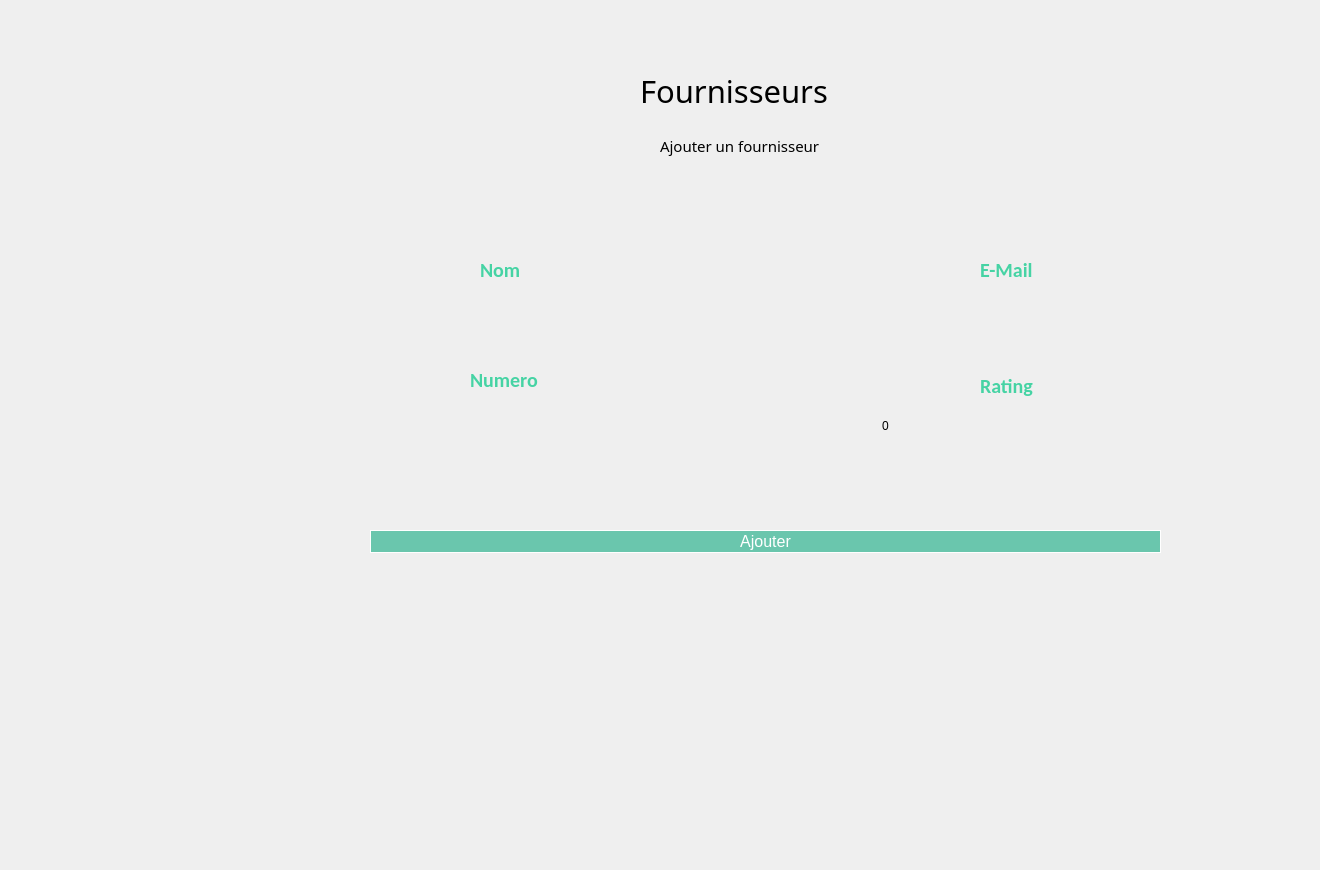
    <widget class="QWidget" name="page_23">
     <widget class="QLabel" name="label_424">
      <property name="geometry">
       <rect>
        <x>-10</x>
        <y>-30</y>
        <width>1311</width>
        <height>861</height>
       </rect>
      </property>
      <property name="text">
       <string/>
      </property>
      <property name="pixmap">
       <pixmap>../../Desktop/anglais/projet c++ design/bg2.png</pixmap>
      </property>
      <property name="scaledContents">
       <bool>true</bool>
      </property>
     </widget>
     <widget class="QLineEdit" name="lineEdit_mail">
      <property name="geometry">
       <rect>
        <x>880</x>
        <y>299</y>
        <width>261</width>
        <height>31</height>
       </rect>
      </property>
      <property name="styleSheet">
       <string notr="true"> background-color: Transparent;
 border: none;</string>
      </property>
     </widget>
     <widget class="QPushButton" name="pb_ajouter">
      <property name="geometry">
       <rect>
        <x>370</x>
        <y>530</y>
        <width>791</width>
        <height>23</height>
       </rect>
      </property>
      <property name="styleSheet">
       <string notr="true">QPushButton{
line-height: 1;
    color: #ffffff;
    background-color: #6ac6ad;
    background-clip: padding-box;
	border: 1px solid #ffffff;
    font-weight: 400;
	font-size: 16px;
    padding: 0.875rem 1.375rem;
}
QPushButton:hover{
	border: 1px solid #f75454;
 color: #f75454;
    background-color: #ffffff;

}
</string>
      </property>
      <property name="text">
       <string>Ajouter</string>
      </property>
     </widget>
     <widget class="QLineEdit" name="lineEdit_num_2">
      <property name="geometry">
       <rect>
        <x>390</x>
        <y>410</y>
        <width>261</width>
        <height>31</height>
       </rect>
      </property>
      <property name="styleSheet">
       <string notr="true"> background-color: Transparent;
 border: none;</string>
      </property>
     </widget>
     <widget class="QLineEdit" name="lineEdit_nom_2">
      <property name="geometry">
       <rect>
        <x>390</x>
        <y>300</y>
        <width>261</width>
        <height>31</height>
       </rect>
      </property>
      <property name="styleSheet">
       <string notr="true"> background-color: Transparent;
 border: none;</string>
      </property>
     </widget>
     <widget class="QSpinBox" name="spinBox">
      <property name="geometry">
       <rect>
        <x>880</x>
        <y>410</y>
        <width>261</width>
        <height>31</height>
       </rect>
      </property>
      <property name="styleSheet">
       <string notr="true"> background-color: Transparent;
 border: none;</string>
      </property>
      <property name="maximum">
       <number>10</number>
      </property>
     </widget>
     <widget class="QPushButton" name="four">
      <property name="geometry">
       <rect>
        <x>30</x>
        <y>380</y>
        <width>211</width>
        <height>91</height>
       </rect>
      </property>
      <property name="styleSheet">
       <string notr="true">QPushButton {
	font-weight: 500;
	text-align: center;
    vertical-align: middle;
	background-color: transparent;
	padding: 5px 15px 15px 20px;
    color: #fff;
	font-size: 11px;
	border : 0;
	border-right: 3px solid transparent;
 	background-position: center top;
    background-repeat: no-repeat;
    background-origin: content;
    background-image: url(&quot;C:/Users/hp/Desktop/anglais/projet c++ design/fournisseur1.png&quot;);
}

QPushButton:hover {
	color: #ffffff;
	font-weight: 500;
	background-image: url(&quot;C:/Users/hp/Desktop/anglais/projet c++ design/fournisseur2.png&quot;);
}</string>
      </property>
      <property name="text">
       <string/>
      </property>
     </widget>
     <widget class="QPushButton" name="pushButton_10">
      <property name="geometry">
       <rect>
        <x>50</x>
        <y>280</y>
        <width>191</width>
        <height>81</height>
       </rect>
      </property>
      <property name="styleSheet">
       <string notr="true">QPushButton {
	font-weight: 500;
	text-align: center;
    vertical-align: middle;
	background-color: transparent;
	padding: 5px 15px 15px 20px;
    color: #fff;
	font-size: 11px;
	border : 0;
	border-right: 3px solid transparent;
 	background-position: center top;
    background-repeat: no-repeat;
    background-origin: content;
    background-image: url(&quot;C:/Users/hp/Desktop/anglais/projet c++ design/commandes1.png&quot;);
}

QPushButton:hover {
	color: #ffffff;
	font-weight: 500;
	background-image: url(&quot;C:/Users/hp/Desktop/anglais/projet c++ design/commandes2.png&quot;);
}</string>
      </property>
      <property name="text">
       <string/>
      </property>
     </widget>
     <widget class="QLabel" name="label_562">
      <property name="geometry">
       <rect>
        <x>640</x>
        <y>50</y>
        <width>301</width>
        <height>81</height>
       </rect>
      </property>
      <property name="font">
       <font>
        <family>Montserrat Alternates</family>
        <pointsize>23</pointsize>
       </font>
      </property>
      <property name="text">
       <string>Fournisseurs</string>
      </property>
     </widget>
     <widget class="QLabel" name="label_250">
      <property name="geometry">
       <rect>
        <x>470</x>
        <y>370</y>
        <width>111</width>
        <height>20</height>
       </rect>
      </property>
      <property name="font">
       <font>
        <family>Calibri</family>
        <pointsize>15</pointsize>
        <weight>75</weight>
        <bold>true</bold>
       </font>
      </property>
      <property name="styleSheet">
       <string notr="true">color: rgb(70, 211, 164);</string>
      </property>
      <property name="text">
       <string>Numero</string>
      </property>
     </widget>
     <widget class="QLabel" name="label_564">
      <property name="geometry">
       <rect>
        <x>350</x>
        <y>270</y>
        <width>331</width>
        <height>91</height>
       </rect>
      </property>
      <property name="text">
       <string/>
      </property>
      <property name="pixmap">
       <pixmap>../../Downloads/saisir.png</pixmap>
      </property>
      <property name="scaledContents">
       <bool>true</bool>
      </property>
     </widget>
     <widget class="QLabel" name="label_251">
      <property name="geometry">
       <rect>
        <x>480</x>
        <y>260</y>
        <width>111</width>
        <height>20</height>
       </rect>
      </property>
      <property name="font">
       <font>
        <family>Calibri</family>
        <pointsize>15</pointsize>
        <weight>75</weight>
        <bold>true</bold>
       </font>
      </property>
      <property name="styleSheet">
       <string notr="true">color: rgb(70, 211, 164);</string>
      </property>
      <property name="text">
       <string>Nom</string>
      </property>
     </widget>
     <widget class="QLabel" name="label_565">
      <property name="geometry">
       <rect>
        <x>350</x>
        <y>380</y>
        <width>331</width>
        <height>91</height>
       </rect>
      </property>
      <property name="text">
       <string/>
      </property>
      <property name="pixmap">
       <pixmap>../../Downloads/saisir.png</pixmap>
      </property>
      <property name="scaledContents">
       <bool>true</bool>
      </property>
     </widget>
     <widget class="QLabel" name="label_566">
      <property name="geometry">
       <rect>
        <x>840</x>
        <y>270</y>
        <width>331</width>
        <height>91</height>
       </rect>
      </property>
      <property name="text">
       <string/>
      </property>
      <property name="pixmap">
       <pixmap>../../Downloads/saisir.png</pixmap>
      </property>
      <property name="scaledContents">
       <bool>true</bool>
      </property>
     </widget>
     <widget class="QLabel" name="label_567">
      <property name="geometry">
       <rect>
        <x>840</x>
        <y>380</y>
        <width>331</width>
        <height>91</height>
       </rect>
      </property>
      <property name="text">
       <string/>
      </property>
      <property name="pixmap">
       <pixmap>../../Downloads/saisir.png</pixmap>
      </property>
      <property name="scaledContents">
       <bool>true</bool>
      </property>
     </widget>
     <widget class="QLabel" name="label_252">
      <property name="geometry">
       <rect>
        <x>980</x>
        <y>260</y>
        <width>111</width>
        <height>20</height>
       </rect>
      </property>
      <property name="font">
       <font>
        <family>Calibri</family>
        <pointsize>15</pointsize>
        <weight>75</weight>
        <bold>true</bold>
       </font>
      </property>
      <property name="styleSheet">
       <string notr="true">color: rgb(70, 211, 164);</string>
      </property>
      <property name="text">
       <string>E-Mail</string>
      </property>
     </widget>
     <widget class="QLabel" name="label_253">
      <property name="geometry">
       <rect>
        <x>980</x>
        <y>370</y>
        <width>111</width>
        <height>31</height>
       </rect>
      </property>
      <property name="font">
       <font>
        <family>Calibri</family>
        <pointsize>15</pointsize>
        <weight>75</weight>
        <bold>true</bold>
       </font>
      </property>
      <property name="styleSheet">
       <string notr="true">color: rgb(70, 211, 164);</string>
      </property>
      <property name="text">
       <string>Rating</string>
      </property>
     </widget>
     <widget class="QLabel" name="label_563">
      <property name="geometry">
       <rect>
        <x>660</x>
        <y>130</y>
        <width>231</width>
        <height>31</height>
       </rect>
      </property>
      <property name="font">
       <font>
        <family>Montserrat Alternates</family>
        <pointsize>11</pointsize>
       </font>
      </property>
      <property name="text">
       <string>Ajouter un fournisseur</string>
      </property>
     </widget>
     <widget class="QPushButton" name="pushButton_154">
      <property name="geometry">
       <rect>
        <x>0</x>
        <y>710</y>
        <width>121</width>
        <height>61</height>
       </rect>
      </property>
      <property name="styleSheet">
       <string notr="true">QPushButton {
	font-weight: 500;
	text-align: center;
    vertical-align: middle;
	background-color: transparent;
	padding: 5px 15px 15px 20px;
    color: #fff;
	font-size: 11px;
	border : 0;
	border-right: 3px solid transparent;
 	background-position: center top;
    background-repeat: no-repeat;
    background-origin: content;
    background-image: url(&quot;C:/Users/hp/Desktop/anglais/projet c++ design/return1.png&quot;);
}

QPushButton:hover {
	color: #ffffff;
	font-weight: 500;
	background-image: url(&quot;C:/Users/hp/Desktop/anglais/projet c++ design/return2.png&quot;);
}</string>
      </property>
      <property name="text">
       <string/>
      </property>
     </widget>
     <zorder>label_424</zorder>
     <zorder>pb_ajouter</zorder>
     <zorder>four</zorder>
     <zorder>pushButton_10</zorder>
     <zorder>label_562</zorder>
     <zorder>label_250</zorder>
     <zorder>label_251</zorder>
     <zorder>label_565</zorder>
     <zorder>label_566</zorder>
     <zorder>lineEdit_mail</zorder>
     <zorder>label_567</zorder>
     <zorder>spinBox</zorder>
     <zorder>label_564</zorder>
     <zorder>lineEdit_nom_2</zorder>
     <zorder>label_252</zorder>
     <zorder>label_253</zorder>
     <zorder>lineEdit_num_2</zorder>
     <zorder>label_563</zorder>
     <zorder>pushButton_154</zorder>
    </widget>
